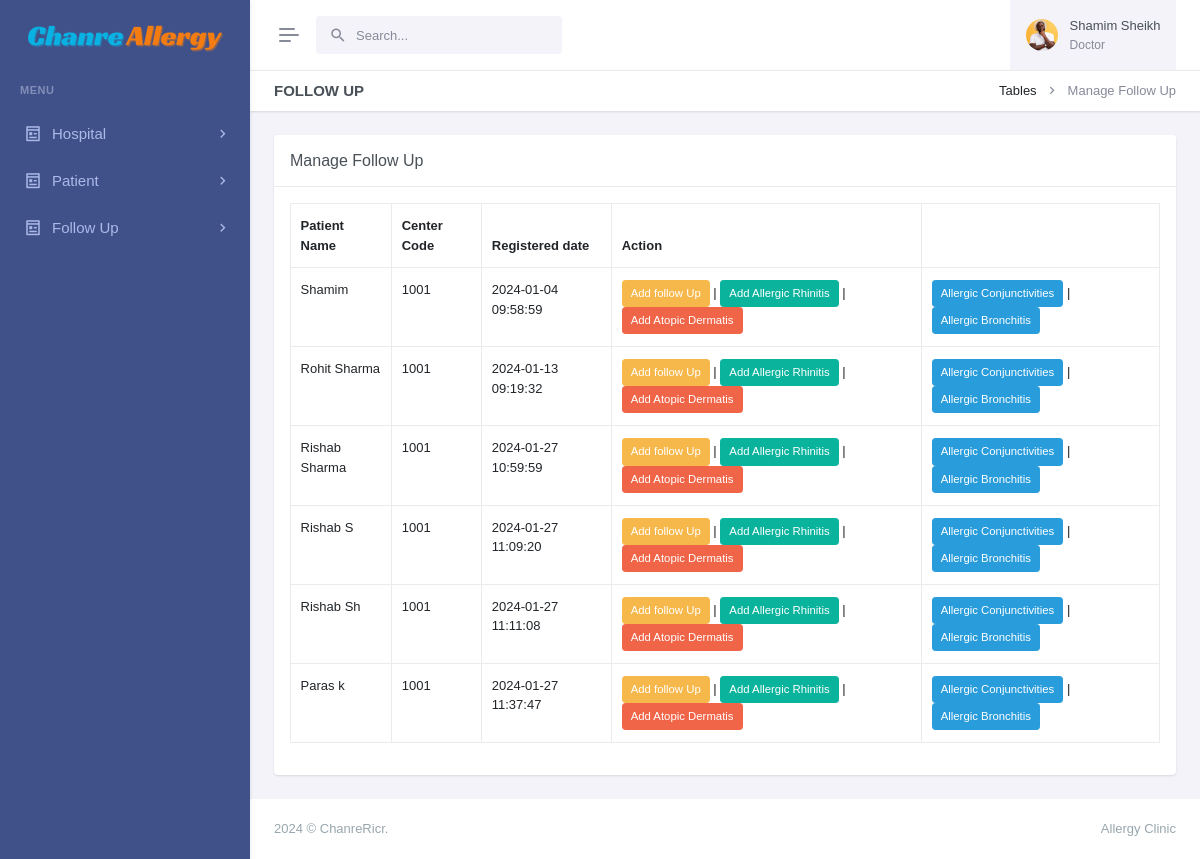
Screenshot of /manage-follow-patient.php (signed in) with the database file from the repository.
### tables this page shows
CREATE TABLE `patients` (
  `id` int(11) NOT NULL,
  `patient_name` varchar(255) NOT NULL,
  `patient_id` varchar(50) DEFAULT NULL,
  `age` int(11) DEFAULT NULL,
  `sex` varchar(25) DEFAULT NULL,
  `physician` varchar(255) DEFAULT NULL,
  `address` varchar(255) DEFAULT NULL,
  `mobile` varchar(15) DEFAULT NULL,
  `email` varchar(255) DEFAULT NULL,
  `updatedBy` varchar(255) DEFAULT NULL,
  `centerName` varchar(255) DEFAULT NULL,
  `centerCode` varchar(10) DEFAULT NULL,
  `createdAt` timestamp NOT NULL DEFAULT current_timestamp()
);

### manage-follow-patient.php (the view, shortened to what this page needs)
<?php
include('layout/config.php');
if (strlen($_SESSION['login']) == 0) {
    header('location:index.php');
} else {
    ?>
<!doctype html>
<html lang="en" data-layout="vertical" data-topbar="light" data-sidebar="dark" data-sidebar-size="lg"
    data-sidebar-image="none" data-preloader="disable">
<head>
    <link rel="stylesheet" href="https://cdn.datatables.net/1.11.5/css/dataTables.bootstrap5.min.css" />
    <link rel="stylesheet" href="https://cdn.datatables.net/responsive/2.2.9/css/responsive.bootstrap.min.css" />
    <link rel="stylesheet" href="https://cdn.datatables.net/buttons/2.2.2/css/buttons.dataTables.min.css">
    <link href="assets/css/bootstrap.min.css" rel="stylesheet" type="text/css" />
    <link href="assets/css/icons.min.css" rel="stylesheet" type="text/css" />
    <link href="assets/css/app.min.css" rel="stylesheet" type="text/css" />
    <link href="assets/css/custom.min.css" rel="stylesheet" type="text/css" />
</head>
<body>
    <div id="layout-wrapper">
        <?php include('admin/header.php') ?>
        <?php include('admin/leftsidebar.php') ?>
        <div class="main-content">
            <div class="page-content">
                <div class="container-fluid">
                    <div class="row">
                        <div class="col-12">
                            <div class="page-title-box d-sm-flex align-items-center justify-content-between">
                                <h4 class="mb-sm-0">Follow Up</h4>
                                <div class="page-title-right">
                                    <ol class="breadcrumb m-0">
                                        <li class="breadcrumb-item"><a href="javascript: void(0);">Tables</a></li>
                                        <li class="breadcrumb-item active">Manage Follow Up</li>
                                    </ol>
                                </div>
                            </div>
                        </div>
                    </div>
                    <div class="row">
                        <div class="col-lg-12">
                            <div class="card">
                                <div class="card-header">
                                    <h5 class="card-title mb-0">Manage Follow Up</h5>
                                </div>
                                <div class="card-body">
                                    <div class="table-responsive">
                                        <table id="buttons-datatables" class="display table table-bordered"
                                            style="width:100%">
                                            <thead>
                                                <tr>
                                                    <th>Patient Name</th>
                                                    <th>Center Code</th>
                                                    <th>Registered date</th>
                                                    <th>Action</th>
                                                    <th></th>
                                                </tr>
                                            </thead>
                                            <tbody>
                                                <?php
                                                    $users = $_SESSION['login'];
                                                    $myquery = mysqli_query($conn, "Select * from patients where updatedBy = '$users'");
                                                    while ($row = mysqli_fetch_array($myquery)) {
                                                        ?>
                                                <tr>
                                                    <td>
                                                        <?php echo htmlentities($row['patient_name']) ?>
                                                    </td>
                                                    <td>
                                                        <?php echo htmlentities($row['centerCode']) ?>
                                                    </td>
                                                    <td>
                                                        <?php echo htmlentities($row['createdAt']) ?>
                                                    </td>
                                                    <td>
                                                        <a href="add-medication.php?pid=<?php echo htmlentities($row['patient_id']) ?>"
                                                            class="btn btn-warning btn-sm">Add follow Up</a>
                                                        |
                                                        <a href="allergic-rhinitis.php?pid=<?php echo htmlentities($row['patient_id']) ?>"
                                                            class="btn btn-success btn-sm">Add Allergic Rhinitis</a>
                                                        |
                                                        <a href="atopic-dermatis.php?pid=<?php echo htmlentities($row['patient_id']) ?>"
                                                            class="btn btn-danger btn-sm">Add
                                                            Atopic Dermatis</a>
                                                    </td>
                                                    <td>
                                                        <a href="add-conjuctivities-followup.php?pid=<?php echo htmlentities($row['patient_id']) ?>"
                                                            class="btn btn-info btn-sm">Allergic Conjunctivities</a>
                                                        |
                                                        <a href="add-bronchitis.php?pid=<?php echo htmlentities($row['patient_id']) ?>"
                                                            class="btn btn-info btn-sm">Allergic
                                                            Bronchitis</a>
                                                    </td>
                                                </tr>
                                                <?php } ?>
                                        </table>
                                    </div>
                                </div>
                            </div>
                        </div>
                    </div>
                </div>
            </div>
            <?php include('admin/footer.php'); ?>
        </div>
    </div>
</body>
</html>
<?php } ?>

### rows the page displays
patients: patient_name "Shamim", centerCode "1001", createdAt "2024-01-04 09:58:59"
patients: patient_name "Rohit Sharma", centerCode "1001", createdAt "2024-01-13 09:19:32"
patients: patient_name "Rishab Sharma", centerCode "1001", createdAt "2024-01-27 10:59:59"
patients: patient_name "Rishab S", centerCode "1001", createdAt "2024-01-27 11:09:20"
patients: patient_name "Rishab Sh", centerCode "1001", createdAt "2024-01-27 11:11:08"
patients: patient_name "Paras k", centerCode "1001", createdAt "2024-01-27 11:37:47"

### other values shown
$_SESSION['adminName'] "Shamim Sheikh"
